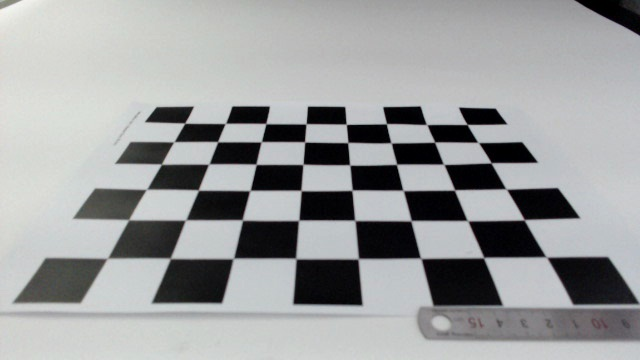
//> input picture improved/images/fitting1.jpg, 640 x 360 px
$ ./robust_chessboard_detect images/fitting1.jpg 3 3   (built with g++ and OpenCV 4)
//> lines starting //> are read from the running program, lines starting //| are printed output that depends on the picture; after the words box and inside, x2 and y2 are one past the last pixel; in counts of white or black regions, pixels touching at a corner belong together
// robust_chessboard_detect.cpp
#include <opencv2/opencv.hpp>
#include <fstream>   // 파일 저장을 위해 필요
#include <iostream>
using namespace std;

static bool detectSB(const cv::Mat& gray, cv::Size board, vector<cv::Point2f>& pts) {
#if CV_VERSION_MAJOR >= 4
    int flags = cv::CALIB_CB_EXHAUSTIVE | cv::CALIB_CB_ACCURACY; // 탐색↑ 정확도↑
    return cv::findChessboardCornersSB(gray, board, pts, flags);
#else
    (void)gray; (void)board; (void)pts; return false;
#endif
}

static bool detectClassic(const cv::Mat& gray, cv::Size board, vector<cv::Point2f>& pts) {
    bool ok = cv::findChessboardCorners(
        gray, board, pts,
        cv::CALIB_CB_ADAPTIVE_THRESH | cv::CALIB_CB_NORMALIZE_IMAGE // FAST_CHECK 제거
    );
    if (ok) {
        cv::Mat g; if (gray.channels()==3) cv::cvtColor(gray, g, cv::COLOR_BGR2GRAY); else g = gray;
        cv::cornerSubPix(g, pts, {11,11}, {-1,-1},
            {cv::TermCriteria::EPS+cv::TermCriteria::MAX_ITER, 40, 0.001});
    }
    return ok;
}

static cv::Mat unsharp(const cv::Mat& g, double sigma=1.0, double amount=1.0){
    cv::Mat blur, sharp;
    cv::GaussianBlur(g, blur, cv::Size(0,0), sigma);
    cv::addWeighted(g, 1+amount, blur, -amount, 0, sharp);
    return sharp;
}

static cv::Mat gammaCorrect(const cv::Mat& g, double gamma){
    CV_Assert(g.type()==CV_8U);
    static cv::Mat lut(1,256,CV_8U);
    for(int i=0;i<256;i++) lut.at<uchar>(i) = cv::saturate_cast<uchar>(pow(i/255.0, gamma)*255.0);
    cv::Mat out; cv::LUT(g, lut, out); return out;
}

int main(int argc, char** argv){
    if(argc < 4){
        cerr << "Usage: " << argv[0] << " <image_path> <cols> <rows>\n"
             << "       <cols>,<rows> = 내부 코너 수 (예: 8 6)\n";
        return 1;
    }

    string imgPath = argv[1];
    int cols = stoi(argv[2]), rows = stoi(argv[3]);
    cv::Size board(cols, rows);

    cv::Mat bgr = cv::imread(imgPath);
//> bgr is the input picture: 360 rows x 640 cols, CV_8UC3; mean B, G, R 157.7, 157.2, 155.7
    if(bgr.empty()){ cerr << "Cannot open image: " << imgPath << "\n"; return 1; }

    // (선택) ROI: 보드가 위쪽에만 있다면 상단 60%만 검사하면 노이즈를 줄일 수 있음
    // cv::Rect roi(0, 0, bgr.cols, int(bgr.rows*0.6));
    // cv::Mat bgr_roi = bgr(roi).clone();
    cv::Mat bgr_roi = bgr;

    // 그레이
    cv::Mat gray; cv::cvtColor(bgr_roi, gray, cv::COLOR_BGR2GRAY);

    vector<pair<string, cv::Mat>> candidates;

    // 원본
    candidates.push_back({"gray", gray});
//> candidates = 1 item

    // 대비 향상 (CLAHE) + 샤픈
    cv::Ptr<cv::CLAHE> clahe = cv::createCLAHE(3.0, cv::Size(8,8));
    cv::Mat g1; clahe->apply(gray, g1);
//> after `clahe->apply(gray, g1)`:
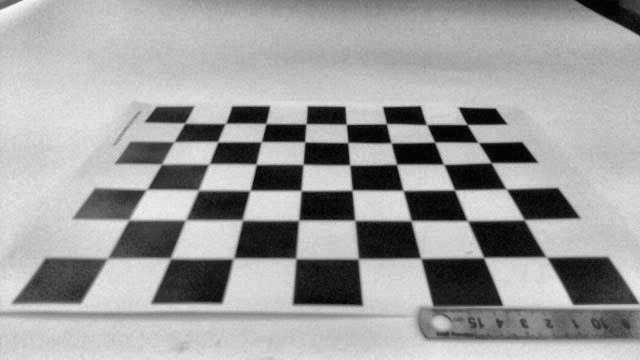
//> g1: 360 rows x 640 cols, CV_8UC1; min 1, max 249, mean 159
    candidates.push_back({"clahe", g1});
//> candidates = 2 items
    candidates.push_back({"clahe_unsharp", unsharp(g1, 1.2, 1.0)});
//> candidates = 3 items

    // 감마로 과노출 억제(>1이면 어둡게) + 샤픈
    cv::Mat g2 = gammaCorrect(gray, 1.4);
//> in gammaCorrect, `cv::LUT(g, lut, out)`:
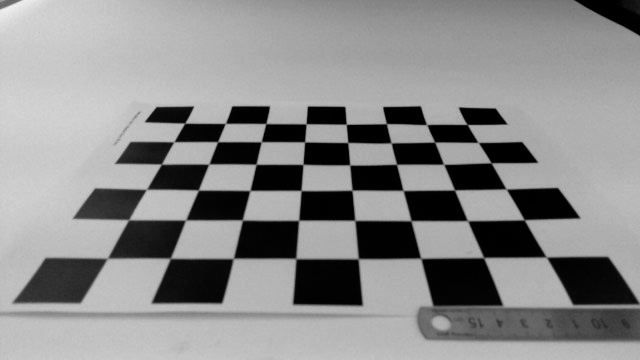
//> out: 360 rows x 640 cols, CV_8UC1; min 0, max 241, mean 138.7
    candidates.push_back({"gamma1.4", g2});
//> candidates = 4 items
    candidates.push_back({"gamma1.4_unsharp", unsharp(g2, 1.0, 1.2)});
//> candidates = 5 items

    // 2배 업스케일(칸이 작을 때 유리)
    cv::Mat g3; cv::resize(gray, g3, cv::Size(), 2.0, 2.0, cv::INTER_CUBIC);
    candidates.push_back({"resize2x", g3});
//> candidates = 6 items

    // 적응형 이진화 (배경 밝을 때 유리)
    cv::Mat g4; cv::adaptiveThreshold(gray, g4, 255, cv::ADAPTIVE_THRESH_GAUSSIAN_C,
                                      cv::THRESH_BINARY, 35, 5);
//> after `cv::adaptiveThreshold(gray, g4, 255, cv::ADAPTIVE_THRESH_GAUSSIAN_C, c`:
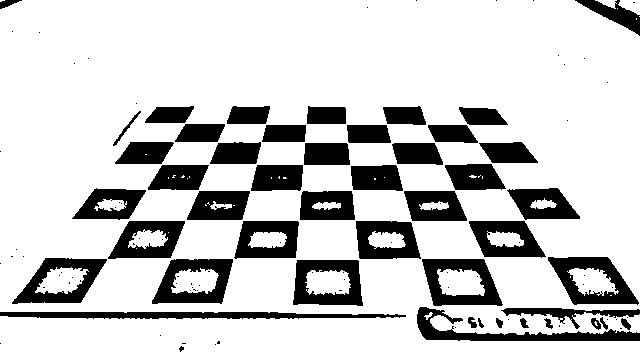
//> g4: 360 rows x 640 cols, CV_8UC1; 79.9% white; 114 black regions (68 under 20 px), largest, box (x1, y1, x2, y2) and area: (417, 307, 640, 341) 2208, (0, 312, 406, 319) 2169, (548, 257, 639, 305) 2108
    candidates.push_back({"adaptiveThresh", g4});
//> candidates = 7 items

    vector<cv::Point2f> corners;
    string used;
    bool ok = false;

    for(auto& cand : candidates){
        const string& name = cand.first;
        cv::Mat img = cand.second;

        // SB 우선 시도
        if(detectSB(img, board, corners)){
            used = "SB/" + name; ok = true;
        } else if (detectClassic(img, board, corners)) {
            used = "Classic/" + name; ok = true;
        }

        if(ok){
            // 업스케일에서 찾았으면 원본 좌표계로 스케일 백
            if(name == "resize2x"){
                for(auto& p : corners){ p.x /= 2.f; p.y /= 2.f; }
            }
            // ROI를 썼다면, 전체 이미지 좌표로 보정
            // for(auto& p : corners){ p.y += roi.y; p.x += roi.x; }
            break;
        }
    }
//> this loop made 1 pass
//> (name, used) on pass 1: ("gray", "SB/gray")
//> after the loop, corners = 9 Points (x, y): [304.6, 142.2], [346.4, 123.9], [386.3, 123.6], [302.9, 164.7], [349.8, 165.1], [416.2, 153.5], [301.1, 190.5], [354.9, 220.3], [411.1, 220.6]

    if(!ok){
        cout << "체커보드를 찾지 못했습니다.\n";
        // 디버그용으로 후보들을 보고 싶다면 아래 주석 해제:
        // for(auto& c : candidates){ cv::imshow(c.first, c.second); }
        // cv::waitKey();
        return 0;
    }

    // 결과 시각화
    cv::Mat vis = bgr.clone();
    cv::drawChessboardCorners(vis, board, corners, true);
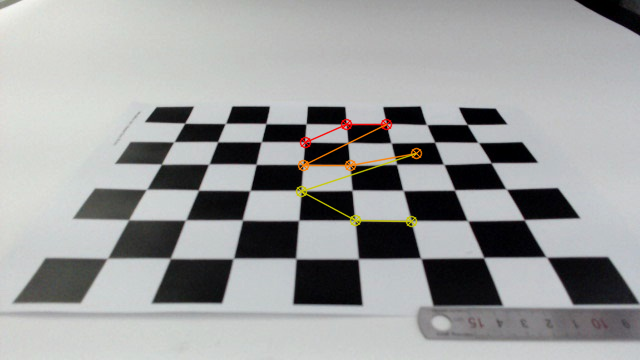
//> vis: 360 rows x 640 cols, CV_8UC3; 0.99% of pixels changed, all inside (x1, y1, x2, y2) = (295, 118, 423, 228)
    cout << "Detected " << corners.size() << " corners using " << used << "\n";
//| Detected 9 corners using SB/gray
    for(size_t i=0;i<corners.size();++i){
        cout << i << "\t" << corners[i].x << "\t" << corners[i].y << "\n";
    }
//> this loop made 9 passes
//| 0	304.643	142.232
//| 1	346.365	123.896
//| 2	386.306	123.607
//| 3	302.912	164.663
//| 4	349.825	165.131
//| 5	416.231	153.486
//| 6	301.049	190.506
//| 7	354.856	220.266
//> (output is shown up to pass 8 of 9)
    // --- 결과를 파일에 저장 ---
    std::ofstream ofs("/Users/gadeuk/Documents/졸업과제/checkerboard/improved/output.txt");
    if(!ofs.is_open()){
        std::cerr << "Failed to open file: " << "/Users/gadeuk/Documents/졸업과제/checkerboard/improved/output.txt" << std::endl;
        return 1;
    }
    ofs << "Detected " << corners.size() << " corners (u,v pixels):\n";
    for(size_t i=0;i<corners.size();++i){
        ofs << corners[i].x << "\t" << corners[i].y << "\n";
    }
    ofs.close();
    std::cout << "결과가 " << "/Users/gadeuk/Documents/졸업과제/checkerboard/improved/output.txt" << " 에 저장되었습니다 ✅\n";


    cv::imshow("result", vis);
    cv::waitKey(0);
    return 0;
}

$ run again, on improved/images/fitting3.jpg
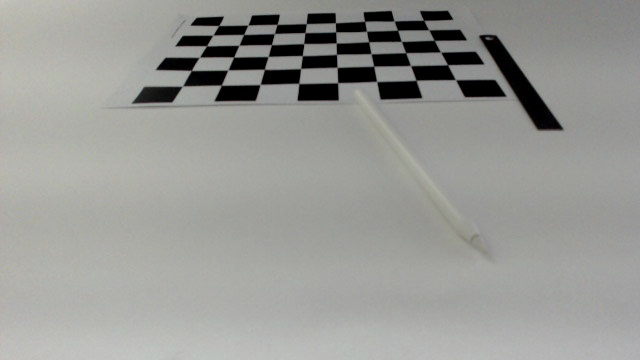
//> input picture improved/images/fitting3.jpg, 640 x 360 px
//> bgr is the input picture: 360 rows x 640 cols, CV_8UC3; mean B, G, R 149.3, 153.1, 152.5
//> `candidates.push_back({"gray", gray});`: candidates = 1 item
//> `candidates.push_back({"clahe", g1});`: candidates = 2 items
//> `candidates.push_back({"clahe_unsharp", unsharp(g1, 1.2, 1.0)});`: candidates = 3 items
//> `candidates.push_back({"gamma1.4", g2});`: candidates = 4 items
//> `candidates.push_back({"gamma1.4_unsharp", unsharp(g2, 1.0, 1.2)});`: candidates = 5 items
//> `candidates.push_back({"resize2x", g3});`: candidates = 6 items
//> `cv::adaptiveThreshold(gray, g4, 255, cv::ADAPTIVE_THRESH_GAUSSIAN_C, c`:
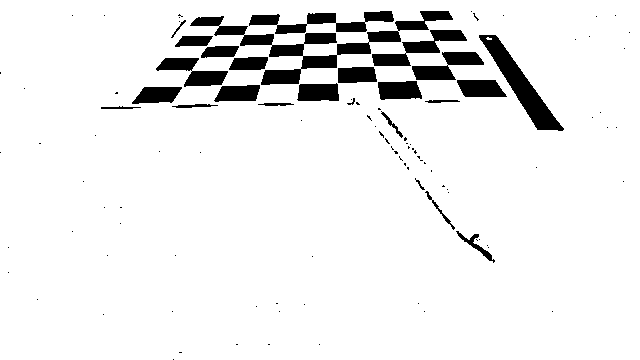
//> g4: 360 rows x 640 cols, CV_8UC1; 92.8% white; 108 black regions (83 under 20 px), largest, box (x1, y1, x2, y2) and area: (190, 11, 453, 85) 3780, (479, 35, 564, 131) 2078, (249, 11, 394, 34) 1413
//> `candidates.push_back({"adaptiveThresh", g4});`: candidates = 7 items
//> the loop `for(auto& cand : candidates)` made 1 pass
//> (name, used) on pass 1: ("gray", "SB/gray")
//> after the loop `for(auto& cand : candidates)`: corners = 9 Points (x, y): [319.4, 61.62], [324.3, 48.76], [324.4, 37.95], [337.1, 67.29], [336.5, 54.51], [336.1, 43.11], [356.7, 74.93], [355.1, 60.56], [353.2, 47.91]
//> `cv::drawChessboardCorners(vis, board, corners, true);`:
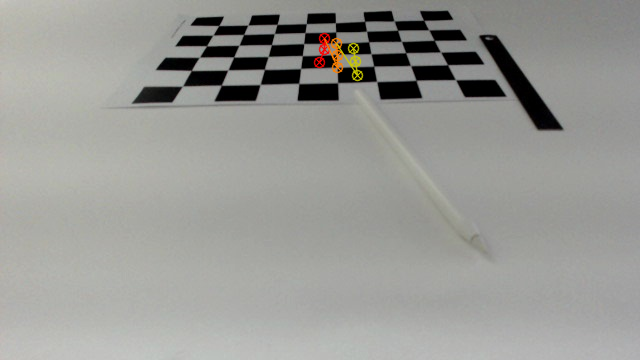
//> vis: 360 rows x 640 cols, CV_8UC3; 0.49% of pixels changed, all inside (x1, y1, x2, y2) = (313, 32, 364, 82)
//| Detected 9 corners using SB/gray
//> the loop `for(size_t i=0;i<corners.size();++i)` made 9 passes
//| 0	319.35	61.6203
//| 1	324.301	48.7579
//| 2	324.398	37.9459
//| 3	337.06	67.2865
//| 4	336.527	54.5115
//> (output is shown up to pass 5 of 9)
